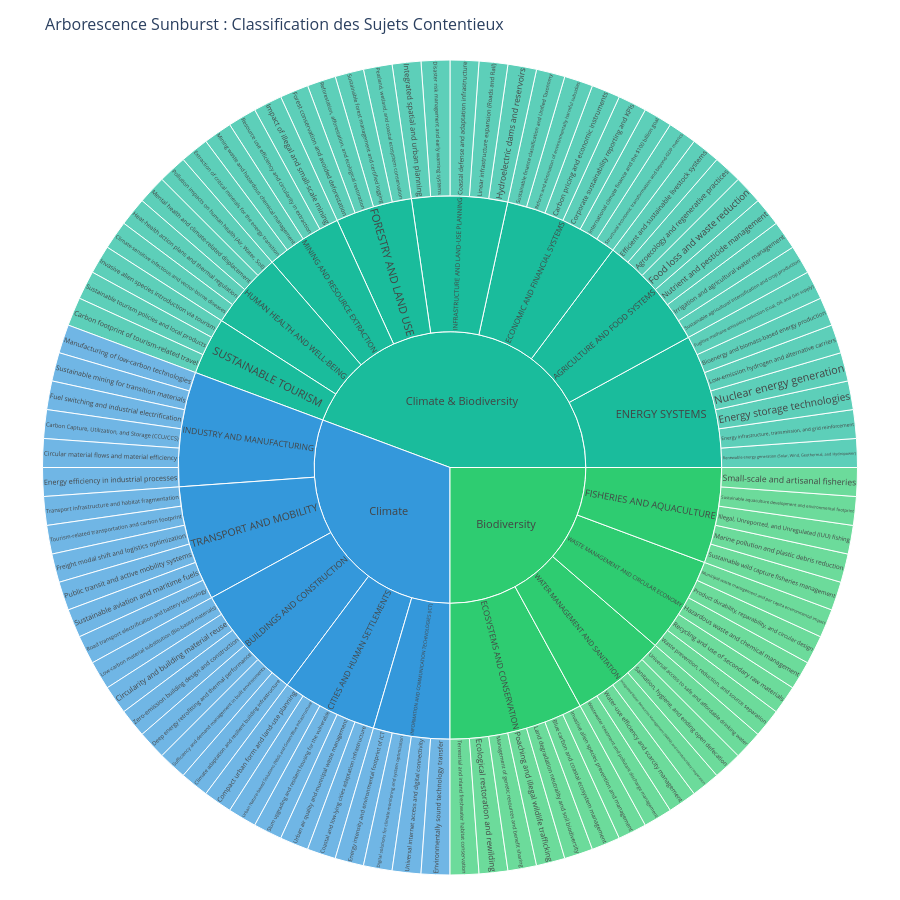

The cell this chart's notebook holds for it:
### Code cell
import pandas as pd
import plotly.express as px
import plotly.graph_objects as go
import networkx as nx

# 2. Nettoyage et sélection des colonnes
columns_to_keep = ['Broad subject', 'Category / Contentious sector', '(Sub-Category)']
df_clean = df[columns_to_keep].dropna().copy()

for col in df_clean.columns:
    df_clean[col] = df_clean[col].astype(str).str.strip()

# On donne un poids égal à chaque sous-catégorie pour la taille des secteurs
df_clean['count'] = 1 

# 3. Définition d'une palette de couleurs explicite et logique
# Permet d'identifier instantanément le bloc hybride (Climate & Biodiversity)
color_map = {
    'Climate': '#3498db',                  # Bleu
    'Biodiversity': '#2ecc71',             # Vert
    'Climate & Biodiversity': '#1abc9c',    # Turquoise / Cyan (Mélange visuel des deux)
    '?' : '#b2bec3'                        # Couleur par défaut si besoin
}

# 4. Création du graphique Sunburst (sans aucune duplication)
fig = px.sunburst(
    df_clean,
    path=['Broad subject', 'Category / Contentious sector', '(Sub-Category)'],
    values='count',
    color='Broad subject',
    color_discrete_map=color_map,
    title="Visualisation Sunburst Unique (Hiérarchie stricte des sujets)"
)

# 5. Optimisation du rendu visuel et des informations au survol
fig.update_traces(
    textinfo="label",
    hovertemplate="<b>%{label}</b><br>Nombre de sous-catégories : %{value}"
)

fig.update_layout(
    title=dict(
        text="Arborescence Sunburst : Classification des Sujets Contentieux",
        font=dict(size=16) # Syntaxe conforme aux dernières versions de Plotly
    ),
    margin=dict(t=60, l=25, r=25, b=25),
    font=dict(size=11),
    width=900,
    height=900
)

# 6. Affichage
fig.show()

### Figure 1 — Plotly figure (JSON) as saved in the notebook; plotly's stock layout.template omitted (floating-point values rounded to 4 significant figures)
{"data": [{"branchvalues": "total", "customdata": [["Biodiversity"], ["Biodiversity"], ["Biodiversity"], ["Biodiversity"], ["Biodiversity"], ["Biodiversity"], ["Biodiversity"], ["Biodiversity"], ["Biodiversity"], ["Biodiversity"], ["Biodiversity"], ["Biodiversity"], ["Biodiversity"], ["Biodiversity"], ["Biodiversity"], ["Biodiversity"], ["Biodiversity"], ["Biodiversity"], ["Biodiversity"], ["Biodiversity"], ["Biodiversity"], ["Biodiversity"], ["Biodiversity"], ["Biodiversity"], ["Biodiversity"], ["Biodiversity"], ["Biodiversity"], ["Climate"], ["Climate"], ["Climate"], ["Climate"], ["Climate"], ["Climate"], ["Climate"], ["Climate"], ["Climate"], ["Climate"], ["Climate"], ["Climate"], ["Climate"], ["Climate"], ["Climate"], ["Climate"], ["Climate"], ["Climate"], ["Climate"], ["Climate"], ["Climate"], ["Climate"], ["Climate"], ["Climate"], ["Climate"], ["Climate"], ["Climate"], ["Climate"], ["Climate"], ["Climate"], ["Climate"], ["Climate"], ["Climate"], ["Climate & Biodiversity"], ["Climate & Biodiversity"], ["Climate & Biodiversity"], ["Climate & Biodiversity"], ["Climate & Biodiversity"], ["Climate & Biodiversity"], ["Climate & Biodiversity"], ["Climate & Biodiversity"], ["Climate & Biodiversity"], ["Climate & Biodiversity"], ["Climate & Biodiversity"], ["Climate & Biodiversity"], ["Climate & Biodiversity"], ["Climate & Biodiversity"], ["Climate & Biodiversity"], ["Climate & Biodiversity"], ["Climate & Biodiversity"], ["Climate & Biodiversity"], ["Climate & Biodiversity"], ["Climate & Biodiversity"], ["Climate & Biodiversity"], ["Climate & Biodiversity"], ["Climate & Biodiversity"], ["Climate & Biodiversity"], ["Climate & Biodiversity"], ["Climate & Biodiversity"], ["Climate & Biodiversity"], ["Climate & Biodiversity"], ["Climate & Biodiversity"], ["Climate & Biodiversity"], ["Climate & Biodiversity"], ["Climate & Biodiversity"], ["Climate & Biodiversity"], ["Climate & Biodiversity"], ["Climate & Biodiversity"], ["Climate & Biodiversity"], ["Climate & Biodiversity"], ["Climate & Biodiversity"], ["Climate & Biodiversity"], ["Climate & Biodiversity"], ["Climate & Biodiversity"], ["Climate & Biodiversity"], ["Climate & Biodiversity"], ["Climate & Biodiversity"], ["Climate & Biodiversity"], ["Climate & Biodiversity"], ["Climate & Biodiversity"], ["Climate & Biodiversity"]], "domain": {"x": [0, 1], "y": [0, 1]}, "hovertemplate": "<b>%{label}</b><br>Nombre de sous-catégories : %{value}", "ids": ["Biodiversity", "Biodiversity/WATER MANAGEMENT AND SANITATION/Wastewater treatment and pollutant discharge management", "Biodiversity/WATER MANAGEMENT AND SANITATION/Water-use efficiency and scarcity management", "Biodiversity/WATER MANAGEMENT AND SANITATION/Integrated Water Resources Management (IWRM) and transboundary cooperation", "Biodiversity/WASTE MANAGEMENT AND CIRCULAR ECONOMY/Waste prevention, reduction, and source separation", "Biodiversity/WASTE MANAGEMENT AND CIRCULAR ECONOMY/Recycling and use of secondary raw materials", "Biodiversity/WASTE MANAGEMENT AND CIRCULAR ECONOMY/Hazardous waste and chemical management", "Biodiversity/WASTE MANAGEMENT AND CIRCULAR ECONOMY/Product durability, reparability, and circular design", "Biodiversity/WASTE MANAGEMENT AND CIRCULAR ECONOMY/Municipal waste management and per capita environmental impact", "Biodiversity/FISHERIES AND AQUACULTURE/Sustainable wild capture fisheries management", "Biodiversity/FISHERIES AND AQUACULTURE/Marine pollution and plastic debris reduction", "Biodiversity/FISHERIES AND AQUACULTURE/Illegal, Unreported, and Unregulated (IUU) fishing", "Biodiversity/FISHERIES AND AQUACULTURE/Sustainable aquaculture development and environmental footprint", "Biodiversity/FISHERIES AND AQUACULTURE/Small-scale and artisanal fisheries", "Biodiversity/ECOSYSTEMS AND CONSERVATION/Terrestrial and inland freshwater habitat conservation", "Biodiversity/WATER MANAGEMENT AND SANITATION/Sanitation, hygiene, and ending open defecation", "Biodiversity/ECOSYSTEMS AND CONSERVATION/Ecological restoration and rewilding", "Biodiversity/ECOSYSTEMS AND CONSERVATION/Management of genetic resources and benefit sharing", "Biodiversity/ECOSYSTEMS AND CONSERVATION/Poaching and illegal wildlife trafficking", "Biodiversity/ECOSYSTEMS AND CONSERVATION/Land degradation neutrality and soil biodiversity", "Biodiversity/ECOSYSTEMS AND CONSERVATION/Blue carbon and coastal ecosystem management", "Biodiversity/WATER MANAGEMENT AND SANITATION", "Biodiversity/WASTE MANAGEMENT AND CIRCULAR ECONOMY", "Biodiversity/FISHERIES AND AQUACULTURE", "Biodiversity/ECOSYSTEMS AND CONSERVATION", "Biodiversity/ECOSYSTEMS AND CONSERVATION/Invasive alien species prevention and management", "Biodiversity/WATER MANAGEMENT AND SANITATION/Universal access to safe and affordable drinking water", "Climate/INDUSTRY AND MANUFACTURING", "Climate/TRANSPORT AND MOBILITY", "Climate/BUILDINGS AND CONSTRUCTION", "Climate/CITIES AND HUMAN SETTLEMENTS", "Climate/INFORMATION AND COMMUNICATION TECHNOLOGIES (ICT)", "Climate", "Climate/INDUSTRY AND MANUFACTURING/Manufacturing of low-carbon technologies", "Climate/TRANSPORT AND MOBILITY/Transport infrastructure and habitat fragmentation", "Climate/BUILDINGS AND CONSTRUCTION/Low-carbon material substitution (Bio-based materials)", "Climate/BUILDINGS AND CONSTRUCTION/Circularity and building material reuse", "Climate/BUILDINGS AND CONSTRUCTION/Zero-emission building design and construction", "Climate/BUILDINGS AND CONSTRUCTION/Deep energy retrofitting and thermal performance", "Climate/TRANSPORT AND MOBILITY/Tourism-related transportation and carbon footprint", "Climate/TRANSPORT AND MOBILITY/Freight modal shift and logistics optimization", "Climate/INFORMATION AND COMMUNICATION TECHNOLOGIES (ICT)/Energy intensity and environmental footprint of ICT", "Climate/TRANSPORT AND MOBILITY/Public transit and active mobility systems", "Climate/TRANSPORT AND MOBILITY/Sustainable aviation and maritime fuels", "Climate/TRANSPORT AND MOBILITY/Road transport electrification and battery technology", "Climate/CITIES AND HUMAN SETTLEMENTS/Compact urban form and land-use planning", "Climate/CITIES AND HUMAN SETTLEMENTS/Urban Nature-based Solutions (NbS) and Green/Blue Infrastructure", "Climate/CITIES AND HUMAN SETTLEMENTS/Slum upgrading and resilient housing for the vulnerable", "Climate/CITIES AND HUMAN SETTLEMENTS/Urban air quality and municipal waste management", "Climate/CITIES AND HUMAN SETTLEMENTS/Coastal and low-lying cities adaptation infrastructure", "Climate/INFORMATION AND COMMUNICATION TECHNOLOGIES (ICT)/Digital solutions for climate monitoring and system optimization", "Climate/INFORMATION AND COMMUNICATION TECHNOLOGIES (ICT)/Universal internet access and digital connectivity", "Climate/INFORMATION AND COMMUNICATION TECHNOLOGIES (ICT)/Environmentally sound technology transfer", "Climate/INDUSTRY AND MANUFACTURING/Sustainable mining for transition materials", "Climate/INDUSTRY AND MANUFACTURING/Fuel switching and industrial electrification", "Climate/INDUSTRY AND MANUFACTURING/Carbon Capture, Utilization, and Storage (CCU/CCS)", "Climate/INDUSTRY AND MANUFACTURING/Circular material flows and material efficiency", "Climate/INDUSTRY AND MANUFACTURING/Energy efficiency in industrial processes", "Climate/BUILDINGS AND CONSTRUCTION/Sufficiency and demand management in built environments", "Climate/BUILDINGS AND CONSTRUCTION/Climate adaptation and resilient building infrastructure", "Climate & Biodiversity/AGRICULTURE AND FOOD SYSTEMS/Sustainable agricultural intensification and crop production", "Climate & Biodiversity/AGRICULTURE AND FOOD SYSTEMS", "Climate & Biodiversity/FORESTRY AND LAND USE", "Climate & Biodiversity/MINING AND RESOURCE EXTRACTION", "Climate & Biodiversity/INFRASTRUCTURE AND LAND-USE PLANNING", "Climate & Biodiversity/HUMAN HEALTH AND WELL-BEING", "Climate & Biodiversity/ECONOMIC AND FINANCIAL SYSTEMS", "Climate & Biodiversity/SUSTAINABLE TOURISM", "Climate & Biodiversity/ENERGY SYSTEMS", "Climate & Biodiversity/ENERGY SYSTEMS/Renewable energy generation (Solar, Wind, Geothermal, and Hydropower)", "Climate & Biodiversity/ENERGY SYSTEMS/Energy infrastructure, transmission, and grid reinforcement", "Climate & Biodiversity/ENERGY SYSTEMS/Energy storage technologies", "Climate & Biodiversity/INFRASTRUCTURE AND LAND-USE PLANNING/Hydroelectric dams and reservoirs", "Climate & Biodiversity/INFRASTRUCTURE AND LAND-USE PLANNING/Linear infrastructure expansion (Roads and Rail)", "Climate & Biodiversity/MINING AND RESOURCE EXTRACTION/Impact of illegal and small-scale mining", "Climate & Biodiversity/MINING AND RESOURCE EXTRACTION/Resource use efficiency and circularity in extraction", "Climate & Biodiversity/MINING AND RESOURCE EXTRACTION/Mining waste and hazardous chemical management", "Climate & Biodiversity/MINING AND RESOURCE EXTRACTION/Extraction of critical minerals for the energy transition", "Climate & Biodiversity/FORESTRY AND LAND USE/Peatland, wetland, and coastal ecosystem conservation", "Climate & Biodiversity/FORESTRY AND LAND USE/Sustainable forest management and certified logging", "Climate & Biodiversity/FORESTRY AND LAND USE/Reforestation, afforestation, and ecological restoration", "Climate & Biodiversity/FORESTRY AND LAND USE/Forest conservation and avoided deforestation", "Climate & Biodiversity/AGRICULTURE AND FOOD SYSTEMS/Irrigation and agricultural water management", "Climate & Biodiversity/AGRICULTURE AND FOOD SYSTEMS/Nutrient and pesticide management", "Climate & Biodiversity/AGRICULTURE AND FOOD SYSTEMS/Food loss and waste reduction", "Climate & Biodiversity/AGRICULTURE AND FOOD SYSTEMS/Agroecology and regenerative practices", "Climate & Biodiversity/AGRICULTURE AND FOOD SYSTEMS/Efficient and sustainable livestock systems", "Climate & Biodiversity/INFRASTRUCTURE AND LAND-USE PLANNING/Coastal defense and adaptation infrastructure", "Climate & Biodiversity/ENERGY SYSTEMS/Nuclear energy generation", "Climate & Biodiversity/INFRASTRUCTURE AND LAND-USE PLANNING/Disaster risk management and early warning systems", "Climate & Biodiversity", "Climate & Biodiversity/ENERGY SYSTEMS/Low-emission hydrogen and alternative carriers", "Climate & Biodiversity/ENERGY SYSTEMS/Bioenergy and biomass-based energy production", "Climate & Biodiversity/ENERGY SYSTEMS/Fugitive methane emissions reduction (Coal, Oil, and Gas supply)", "Climate & Biodiversity/SUSTAINABLE TOURISM/Invasive alien species introduction via tourism", "Climate & Biodiversity/SUSTAINABLE TOURISM/Sustainable tourism policies and local products", "Climate & Biodiversity/SUSTAINABLE TOURISM/Carbon footprint of tourism-related travel", "Climate & Biodiversity/ECONOMIC AND FINANCIAL SYSTEMS/Structural economic transformation and beyond-GDP metrics", "Climate & Biodiversity/ECONOMIC AND FINANCIAL SYSTEMS/International climate finance and the $100 billion goal", "Climate & Biodiversity/ECONOMIC AND FINANCIAL SYSTEMS/Corporate sustainability reporting and KPIs", "Climate & Biodiversity/ECONOMIC AND FINANCIAL SYSTEMS/Carbon pricing and economic instruments", "Climate & Biodiversity/ECONOMIC AND FINANCIAL SYSTEMS/Reform and elimination of environmentally harmful subsidies", "Climate & Biodiversity/ECONOMIC AND FINANCIAL SYSTEMS/Sustainable finance classification and Unified Taxonomy", "Climate & Biodiversity/HUMAN HEALTH AND WELL-BEING/Pollution impacts on human health (Air, Water, Soil)", "Climate & Biodiversity/HUMAN HEALTH AND WELL-BEING/Mental health and climate-related displacement", "Climate & Biodiversity/HUMAN HEALTH AND WELL-BEING/Heat-health action plans and thermal regulation", "Climate & Biodiversity/INFRASTRUCTURE AND LAND-USE PLANNING/Integrated spatial and urban planning", "Climate & Biodiversity/HUMAN HEALTH AND WELL-BEING/Climate-sensitive infectious and vector-borne diseases"], "labels": ["Biodiversity", "Wastewater treatment and pollutant discharge management", "Water-use efficiency and scarcity management", "Integrated Water Resources Management (IWRM) and transboundary cooperation", "Waste prevention, reduction, and source separation", "Recycling and use of secondary raw materials", "Hazardous waste and chemical management", "Product durability, reparability, and circular design", "Municipal waste management and per capita environmental impact", "Sustainable wild capture fisheries management", "Marine pollution and plastic debris reduction", "Illegal, Unreported, and Unregulated (IUU) fishing", "Sustainable aquaculture development and environmental footprint", "Small-scale and artisanal fisheries", "Terrestrial and inland freshwater habitat conservation", "Sanitation, hygiene, and ending open defecation", "Ecological restoration and rewilding", "Management of genetic resources and benefit sharing", "Poaching and illegal wildlife trafficking", "Land degradation neutrality and soil biodiversity", "Blue carbon and coastal ecosystem management", "WATER MANAGEMENT AND SANITATION", "WASTE MANAGEMENT AND CIRCULAR ECONOMY", "FISHERIES AND AQUACULTURE", "ECOSYSTEMS AND CONSERVATION", "Invasive alien species prevention and management", "Universal access to safe and affordable drinking water", "INDUSTRY AND MANUFACTURING", "TRANSPORT AND MOBILITY", "BUILDINGS AND CONSTRUCTION", "CITIES AND HUMAN SETTLEMENTS", "INFORMATION AND COMMUNICATION TECHNOLOGIES (ICT)", "Climate", "Manufacturing of low-carbon technologies", "Transport infrastructure and habitat fragmentation", "Low-carbon material substitution (Bio-based materials)", "Circularity and building material reuse", "Zero-emission building design and construction", "Deep energy retrofitting and thermal performance", "Tourism-related transportation and carbon footprint", "Freight modal shift and logistics optimization", "Energy intensity and environmental footprint of ICT", "Public transit and active mobility systems", "Sustainable aviation and maritime fuels", "Road transport electrification and battery technology", "Compact urban form and land-use planning", "Urban Nature-based Solutions (NbS) and Green/Blue Infrastructure", "Slum upgrading and resilient housing for the vulnerable", "Urban air quality and municipal waste management", "Coastal and low-lying cities adaptation infrastructure", "Digital solutions for climate monitoring and system optimization", "Universal internet access and digital connectivity", "Environmentally sound technology transfer", "Sustainable mining for transition materials", "Fuel switching and industrial electrification", "Carbon Capture, Utilization, and Storage (CCU/CCS)", "Circular material flows and material efficiency", "Energy efficiency in industrial processes", "Sufficiency and demand management in built environments", "Climate adaptation and resilient building infrastructure", "Sustainable agricultural intensification and crop production", "AGRICULTURE AND FOOD SYSTEMS", "FORESTRY AND LAND USE", "MINING AND RESOURCE EXTRACTION", "INFRASTRUCTURE AND LAND-USE PLANNING", "HUMAN HEALTH AND WELL-BEING", "ECONOMIC AND FINANCIAL SYSTEMS", "SUSTAINABLE TOURISM", "ENERGY SYSTEMS", "Renewable energy generation (Solar, Wind, Geothermal, and Hydropower)", "Energy infrastructure, transmission, and grid reinforcement", "Energy storage technologies", "Hydroelectric dams and reservoirs", "Linear infrastructure expansion (Roads and Rail)", "Impact of illegal and small-scale mining", "Resource use efficiency and circularity in extraction", "Mining waste and hazardous chemical management", "Extraction of critical minerals for the energy transition", "Peatland, wetland, and coastal ecosystem conservation", "Sustainable forest management and certified logging", "Reforestation, afforestation, and ecological restoration", "Forest conservation and avoided deforestation", "Irrigation and agricultural water management", "Nutrient and pesticide management", "Food loss and waste reduction", "Agroecology and regenerative practices", "Efficient and sustainable livestock systems", "Coastal defense and adaptation infrastructure", "Nuclear energy generation", "Disaster risk management and early warning systems", "Climate & Biodiversity", "Low-emission hydrogen and alternative carriers", "Bioenergy and biomass-based energy production", "Fugitive methane emissions reduction (Coal, Oil, and Gas supply)", "Invasive alien species introduction via tourism", "Sustainable tourism policies and local products", "Carbon footprint of tourism-related travel", "Structural economic transformation and beyond-GDP metrics", "International climate finance and the $100 billion goal", "Corporate sustainability reporting and KPIs", "Carbon pricing and economic instruments", "Reform and elimination of environmentally harmful subsidies", "Sustainable finance classification and Unified Taxonomy", "Pollution impacts on human health (Air, Water, Soil)", "Mental health and climate-related displacement", "Heat-health action plans and thermal regulation", "Integrated spatial and urban planning", "Climate-sensitive infectious and vector-borne diseases"], "marker": {"colors": ["#2ecc71", "#2ecc71", "#2ecc71", "#2ecc71", "#2ecc71", "#2ecc71", "#2ecc71", "#2ecc71", "#2ecc71", "#2ecc71", "#2ecc71", "#2ecc71", "#2ecc71", "#2ecc71", "#2ecc71", "#2ecc71", "#2ecc71", "#2ecc71", "#2ecc71", "#2ecc71", "#2ecc71", "#2ecc71", "#2ecc71", "#2ecc71", "#2ecc71", "#2ecc71", "#2ecc71", "#3498db", "#3498db", "#3498db", "#3498db", "#3498db", "#3498db", "#3498db", "#3498db", "#3498db", "#3498db", "#3498db", "#3498db", "#3498db", "#3498db", "#3498db", "#3498db", "#3498db", "#3498db", "#3498db", "#3498db", "#3498db", "#3498db", "#3498db", "#3498db", "#3498db", "#3498db", "#3498db", "#3498db", "#3498db", "#3498db", "#3498db", "#3498db", "#3498db", "#1abc9c", "#1abc9c", "#1abc9c", "#1abc9c", "#1abc9c", "#1abc9c", "#1abc9c", "#1abc9c", "#1abc9c", "#1abc9c", "#1abc9c", "#1abc9c", "#1abc9c", "#1abc9c", "#1abc9c", "#1abc9c", "#1abc9c", "#1abc9c", "#1abc9c", "#1abc9c", "#1abc9c", "#1abc9c", "#1abc9c", "#1abc9c", "#1abc9c", "#1abc9c", "#1abc9c", "#1abc9c", "#1abc9c", "#1abc9c", "#1abc9c", "#1abc9c", "#1abc9c", "#1abc9c", "#1abc9c", "#1abc9c", "#1abc9c", "#1abc9c", "#1abc9c", "#1abc9c", "#1abc9c", "#1abc9c", "#1abc9c", "#1abc9c", "#1abc9c", "#1abc9c", "#1abc9c", "#1abc9c"]}, "name": "", "parents": ["", "Biodiversity/WATER MANAGEMENT AND SANITATION", "Biodiversity/WATER MANAGEMENT AND SANITATION", "Biodiversity/WATER MANAGEMENT AND SANITATION", "Biodiversity/WASTE MANAGEMENT AND CIRCULAR ECONOMY", "Biodiversity/WASTE MANAGEMENT AND CIRCULAR ECONOMY", "Biodiversity/WASTE MANAGEMENT AND CIRCULAR ECONOMY", "Biodiversity/WASTE MANAGEMENT AND CIRCULAR ECONOMY", "Biodiversity/WASTE MANAGEMENT AND CIRCULAR ECONOMY", "Biodiversity/FISHERIES AND AQUACULTURE", "Biodiversity/FISHERIES AND AQUACULTURE", "Biodiversity/FISHERIES AND AQUACULTURE", "Biodiversity/FISHERIES AND AQUACULTURE", "Biodiversity/FISHERIES AND AQUACULTURE", "Biodiversity/ECOSYSTEMS AND CONSERVATION", "Biodiversity/WATER MANAGEMENT AND SANITATION", "Biodiversity/ECOSYSTEMS AND CONSERVATION", "Biodiversity/ECOSYSTEMS AND CONSERVATION", "Biodiversity/ECOSYSTEMS AND CONSERVATION", "Biodiversity/ECOSYSTEMS AND CONSERVATION", "Biodiversity/ECOSYSTEMS AND CONSERVATION", "Biodiversity", "Biodiversity", "Biodiversity", "Biodiversity", "Biodiversity/ECOSYSTEMS AND CONSERVATION", "Biodiversity/WATER MANAGEMENT AND SANITATION", "Climate", "Climate", "Climate", "Climate", "Climate", "", "Climate/INDUSTRY AND MANUFACTURING", "Climate/TRANSPORT AND MOBILITY", "Climate/BUILDINGS AND CONSTRUCTION", "Climate/BUILDINGS AND CONSTRUCTION", "Climate/BUILDINGS AND CONSTRUCTION", "Climate/BUILDINGS AND CONSTRUCTION", "Climate/TRANSPORT AND MOBILITY", "Climate/TRANSPORT AND MOBILITY", "Climate/INFORMATION AND COMMUNICATION TECHNOLOGIES (ICT)", "Climate/TRANSPORT AND MOBILITY", "Climate/TRANSPORT AND MOBILITY", "Climate/TRANSPORT AND MOBILITY", "Climate/CITIES AND HUMAN SETTLEMENTS", "Climate/CITIES AND HUMAN SETTLEMENTS", "Climate/CITIES AND HUMAN SETTLEMENTS", "Climate/CITIES AND HUMAN SETTLEMENTS", "Climate/CITIES AND HUMAN SETTLEMENTS", "Climate/INFORMATION AND COMMUNICATION TECHNOLOGIES (ICT)", "Climate/INFORMATION AND COMMUNICATION TECHNOLOGIES (ICT)", "Climate/INFORMATION AND COMMUNICATION TECHNOLOGIES (ICT)", "Climate/INDUSTRY AND MANUFACTURING", "Climate/INDUSTRY AND MANUFACTURING", "Climate/INDUSTRY AND MANUFACTURING", "Climate/INDUSTRY AND MANUFACTURING", "Climate/INDUSTRY AND MANUFACTURING", "Climate/BUILDINGS AND CONSTRUCTION", "Climate/BUILDINGS AND CONSTRUCTION", "Climate & Biodiversity/AGRICULTURE AND FOOD SYSTEMS", "Climate & Biodiversity", "Climate & Biodiversity", "Climate & Biodiversity", "Climate & Biodiversity", "Climate & Biodiversity", "Climate & Biodiversity", "Climate & Biodiversity", "Climate & Biodiversity", "Climate & Biodiversity/ENERGY SYSTEMS", "Climate & Biodiversity/ENERGY SYSTEMS", "Climate & Biodiversity/ENERGY SYSTEMS", "Climate & Biodiversity/INFRASTRUCTURE AND LAND-USE PLANNING", "Climate & Biodiversity/INFRASTRUCTURE AND LAND-USE PLANNING", "Climate & Biodiversity/MINING AND RESOURCE EXTRACTION", "Climate & Biodiversity/MINING AND RESOURCE EXTRACTION", "Climate & Biodiversity/MINING AND RESOURCE EXTRACTION", "Climate & Biodiversity/MINING AND RESOURCE EXTRACTION", "Climate & Biodiversity/FORESTRY AND LAND USE", "Climate & Biodiversity/FORESTRY AND LAND USE", "Climate & Biodiversity/FORESTRY AND LAND USE", "Climate & Biodiversity/FORESTRY AND LAND USE", "Climate & Biodiversity/AGRICULTURE AND FOOD SYSTEMS", "Climate & Biodiversity/AGRICULTURE AND FOOD SYSTEMS", "Climate & Biodiversity/AGRICULTURE AND FOOD SYSTEMS", "Climate & Biodiversity/AGRICULTURE AND FOOD SYSTEMS", "Climate & Biodiversity/AGRICULTURE AND FOOD SYSTEMS", "Climate & Biodiversity/INFRASTRUCTURE AND LAND-USE PLANNING", "Climate & Biodiversity/ENERGY SYSTEMS", "Climate & Biodiversity/INFRASTRUCTURE AND LAND-USE PLANNING", "", "Climate & Biodiversity/ENERGY SYSTEMS", "Climate & Biodiversity/ENERGY SYSTEMS", "Climate & Biodiversity/ENERGY SYSTEMS", "Climate & Biodiversity/SUSTAINABLE TOURISM", "Climate & Biodiversity/SUSTAINABLE TOURISM", "Climate & Biodiversity/SUSTAINABLE TOURISM", "Climate & Biodiversity/ECONOMIC AND FINANCIAL SYSTEMS", "Climate & Biodiversity/ECONOMIC AND FINANCIAL SYSTEMS", "Climate & Biodiversity/ECONOMIC AND FINANCIAL SYSTEMS", "Climate & Biodiversity/ECONOMIC AND FINANCIAL SYSTEMS", "Climate & Biodiversity/ECONOMIC AND FINANCIAL SYSTEMS", "Climate & Biodiversity/ECONOMIC AND FINANCIAL SYSTEMS", "Climate & Biodiversity/HUMAN HEALTH AND WELL-BEING", "Climate & Biodiversity/HUMAN HEALTH AND WELL-BEING", "Climate & Biodiversity/HUMAN HEALTH AND WELL-BEING", "Climate & Biodiversity/INFRASTRUCTURE AND LAND-USE PLANNING", "Climate & Biodiversity/HUMAN HEALTH AND WELL-BEING"], "textinfo": "label", "type": "sunburst", "values": [22.0, 1.0, 1.0, 1.0, 1.0, 1.0, 1.0, 1.0, 1.0, 1.0, 1.0, 1.0, 1.0, 1.0, 1.0, 1.0, 1.0, 1.0, 1.0, 1.0, 1.0, 5.0, 5.0, 5.0, 7.0, 1.0, 1.0, 6.0, 6.0, 6.0, 5.0, 4.0, 27.0, 1.0, 1.0, 1.0, 1.0, 1.0, 1.0, 1.0, 1.0, 1.0, 1.0, 1.0, 1.0, 1.0, 1.0, 1.0, 1.0, 1.0, 1.0, 1.0, 1.0, 1.0, 1.0, 1.0, 1.0, 1.0, 1.0, 1.0, 1.0, 6.0, 4.0, 4.0, 5.0, 4.0, 6.0, 3.0, 7.0, 1.0, 1.0, 1.0, 1.0, 1.0, 1.0, 1.0, 1.0, 1.0, 1.0, 1.0, 1.0, 1.0, 1.0, 1.0, 1.0, 1.0, 1.0, 1.0, 1.0, 1.0, 39.0, 1.0, 1.0, 1.0, 1.0, 1.0, 1.0, 1.0, 1.0, 1.0, 1.0, 1.0, 1.0, 1.0, 1.0, 1.0, 1.0, 1.0]}], "layout": {"font": {"size": 11}, "height": 900, "legend": {"tracegroupgap": 0}, "margin": {"b": 25, "l": 25, "r": 25, "t": 60}, "title": {"font": {"size": 16}, "text": "Arborescence Sunburst : Classification des Sujets Contentieux"}, "width": 900}}
